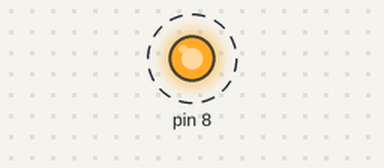
Bench run of a program on a simulated Raspberry Pi (header pin numbers). Shown: output pins drawn as LEDs (lit = HIGH). Dashed ring = blinking. What the program prints to the terminal is not drawn.

Above: at 0.5 s.
Timing chart, 0 to 4.6 s (numbered marks = the images above):
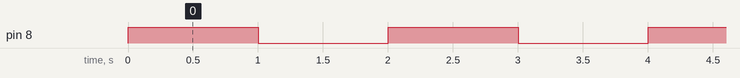

Measured:
- by itself, pin 8: alternates HIGH for 1.0 s and LOW for 1.0 s

The program:

blinking_led.py
```python
import signal
import sys
from time import sleep  # Import the sleep function from the time module

import RPi.GPIO as GPIO  # Import Raspberry Pi GPIO library

GPIO.setwarnings(False)  # Ignore warning for now
GPIO.setmode(GPIO.BOARD)  # Use physical pin numbering
GPIO.setup(
    8, GPIO.OUT, initial=GPIO.LOW
)  # Set pin 8 to be an output pin and set initial value to low (off)


def signal_handler(sig, frame):  # If exit then set output to LOW
    print("You pressed Ctrl+C!")
    GPIO.output(8, GPIO.LOW)
    sys.exit(0)


signal.signal(signal.SIGINT, signal_handler)
print("Press Ctrl+C to stop")

while True:  # Run forever
    GPIO.output(8, GPIO.HIGH)  # Turn on
    sleep(1)  # Sleep for 1 second
    GPIO.output(8, GPIO.LOW)  # Turn off
    sleep(1)  # Sleep for 1 second
```
